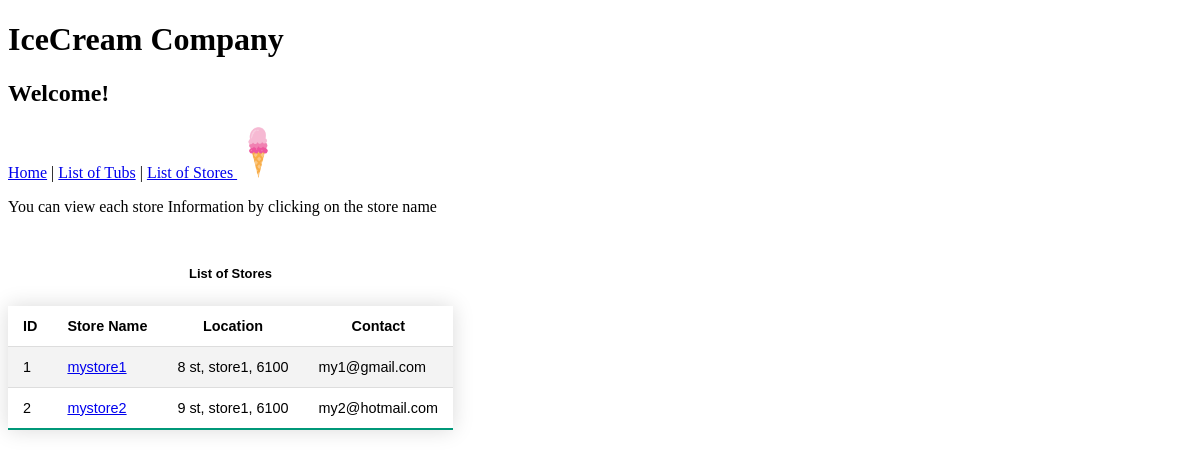
Before: /stores/ with the older database file.
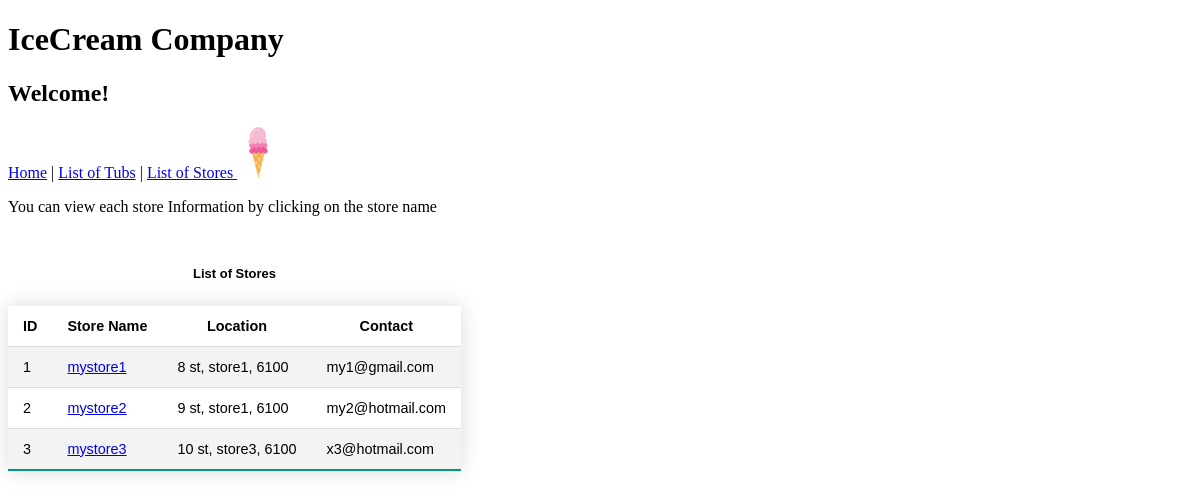
After: the same page with the newer database file.
### IceCreamApp/models.py (models this page shows, shortened)
class Store(models.Model):
    name = models.CharField(max_length=60) # maximum length set to 60
    location = models.CharField(max_length=200) # maximum length set to 200
    contact_email = models.EmailField(max_length=100) # predefined regex which checks '@'

### IceCreamApp/views.py (the view)
# urls.py: path("stores/", listOfStores, name="stores"),
def listOfStores(request):
    stores = Store.objects.all()
    return render(request, "IceCreamApp/listOFStores.html", {"stores": stores})

### IceCreamApp/templates/IceCreamApp/listOFStores.html
{% extends 'IceCreamApp/homePageBase.html' %}
{% block content %}
<div class="container">
    <p> You can view each store Information by clicking on the store name </p>
    <table class="styled-table">
        <caption><b>List of Stores</b></caption>
        <tr>
            <th>ID</th>
            <th>Store Name</th>
            <th>Location</th>
            <th>Contact</th>
        </tr>
        {% for s in stores %}
        <tr>
            <td>{{ s.id }}</td>
            <td><a href={{s.id}}>{{ s.name }}</a></td>
            <td>{{ s.location }}</td>
            <td>{{ s.contact_email }}</td>
        </tr>
        {% endfor %}
    </table>
</div>
{% endblock %}

Changed rows visible on the page:
added Store: id "3", name "mystore3", location "10 st, store3, 6100", contact_email "x3@hotmail.com"
